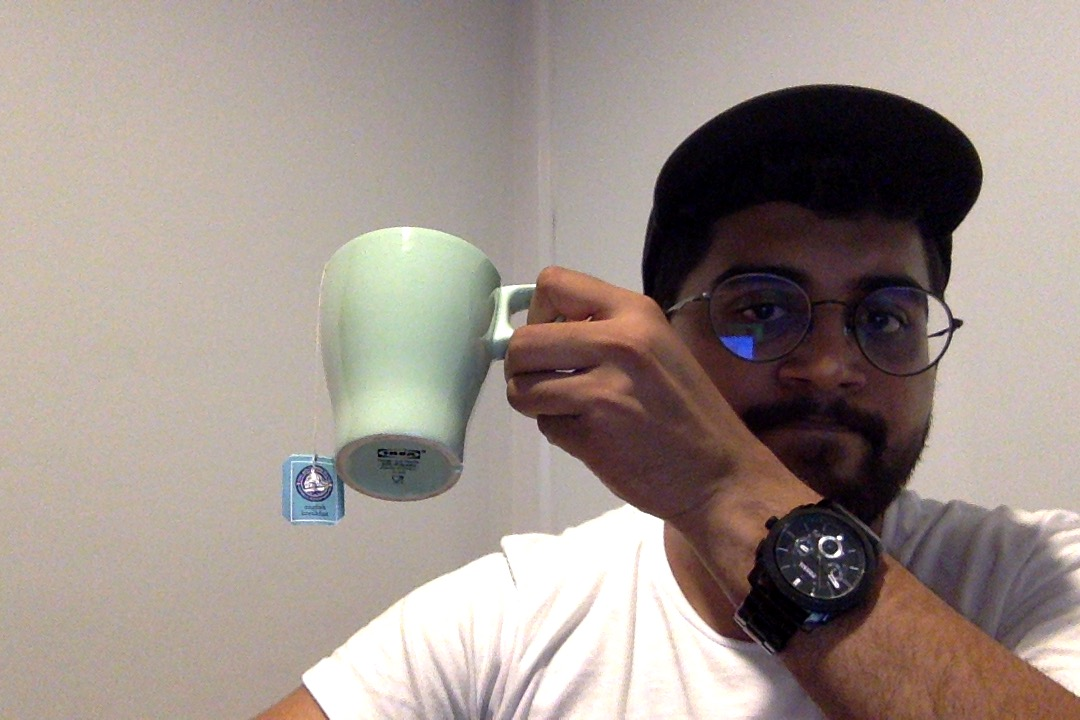
#> input picture image-cup.jpg, 1080 x 720 px, given in place of the camera
$ python ball-tracker-multiple.py   (older library calls are emulated)
#> lines starting #> are read from the running program, lines starting #| are printed output that depends on the picture; after the words box and inside, x2 and y2 are one past the last pixel; in counts of white or black regions, pixels touching at a corner belong together
### centroidtracker.py
# import the necessary packages
from scipy.spatial import distance as dist
from collections import OrderedDict
import numpy as np

class CentroidTracker():
	def __init__(self, maxDisappeared=50):
		# initialize the next unique object ID along with two ordered
		# dictionaries used to keep track of mapping a given object
		# ID to its centroid and number of consecutive frames it has
		# been marked as "disappeared", respectively
		self.nextObjectID = 0
		self.objects = OrderedDict()
		self.disappeared = OrderedDict()

		# store the number of maximum consecutive frames a given
		# object is allowed to be marked as "disappeared" until we
		# need to deregister the object from tracking
		self.maxDisappeared = maxDisappeared

	# [12 lines left out: functions register, deregister, not called in this run]

	def update(self, rects):
		# check to see if the list of input bounding box rectangles
		# is empty
		if len(rects) == 0:
			# loop over any existing tracked objects and mark them
			# as disappeared
			for objectID in self.disappeared.keys():
				self.disappeared[objectID] += 1

				# if we have reached a maximum number of consecutive
				# frames where a given object has been marked as
				# missing, deregister it
				if self.disappeared[objectID] > self.maxDisappeared:
					self.deregister(objectID)

			# return early as there are no centroids or tracking info
			# to update
			return self.objects

		# initialize an array of input centroids for the current frame
		inputCentroids = np.zeros((len(rects), 2), dtype="int")

		# loop over the bounding box rectangles
		for (i, (startX, startY, endX, endY)) in enumerate(rects):
			# use the bounding box coordinates to derive the centroid
			cX = int((startX + endX) / 2.0)
			cY = int((startY + endY) / 2.0)
			inputCentroids[i] = (cX, cY)

		# if we are currently not tracking any objects take the input
		# centroids and register each of them
		if len(self.objects) == 0:
			for i in range(0, len(inputCentroids)):
				self.register(inputCentroids[i])

		# otherwise, we are currently tracking objects so we need to
		# try to match the input centroids to existing object
		# centroids
		else:
			# grab the set of object IDs and corresponding centroids
			objectIDs = list(self.objects.keys())
			objectCentroids = list(self.objects.values())

			# compute the distance between each pair of object
			# centroids and input centroids, respectively -- our
			# goal will be to match an input centroid to an existing
			# object centroid
			D = dist.cdist(np.array(objectCentroids), inputCentroids)

			# in order to perform this matching we must (1) find the
			# smallest value in each row and then (2) sort the row
			# indexes based on their minimum values so that the row
			# with the smallest value as at the *front* of the index
			# list
			rows = D.min(axis=1).argsort()

			# next, we perform a similar process on the columns by
			# finding the smallest value in each column and then
			# sorting using the previously computed row index list
			cols = D.argmin(axis=1)[rows]

			# in order to determine if we need to update, register,
			# or deregister an object we need to keep track of which
			# of the rows and column indexes we have already examined
			usedRows = set()
			usedCols = set()

			# loop over the combination of the (row, column) index
			# tuples
			for (row, col) in zip(rows, cols):
				# if we have already examined either the row or
				# column value before, ignore it
				# val
				if row in usedRows or col in usedCols:
					continue

				# otherwise, grab the object ID for the current row,
				# set its new centroid, and reset the disappeared
				# counter
				objectID = objectIDs[row]
				self.objects[objectID] = inputCentroids[col]
				self.disappeared[objectID] = 0

				# indicate that we have examined each of the row and
				# column indexes, respectively
				usedRows.add(row)
				usedCols.add(col)

			# compute both the row and column index we have NOT yet
			# examined
			unusedRows = set(range(0, D.shape[0])).difference(usedRows)
			unusedCols = set(range(0, D.shape[1])).difference(usedCols)

			# in the event that the number of object centroids is
			# equal or greater than the number of input centroids
			# we need to check and see if some of these objects have
			# potentially disappeared
			if D.shape[0] >= D.shape[1]:
				# loop over the unused row indexes
				for row in unusedRows:
					# grab the object ID for the corresponding row
					# index and increment the disappeared counter
					objectID = objectIDs[row]
					self.disappeared[objectID] += 1

					# check to see if the number of consecutive
					# frames the object has been marked "disappeared"
					# for warrants deregistering the object
					if self.disappeared[objectID] > self.maxDisappeared:
						self.deregister(objectID)

			# otherwise, if the number of input centroids is greater
			# than the number of existing object centroids we need to
			# register each new input centroid as a trackable object
			else:
				for col in unusedCols:
					self.register(inputCentroids[col])

		# return the set of trackable objects
		return self.objects

### ball-tracker-multiple.py
# deque is a list-like data structure for fast appends and pops
from collections import deque

import numpy as np
import cv2
import imutils
import time

from centroidtracker import CentroidTracker

#-------------------------------------------------------------------------------
# Main function
#-------------------------------------------------------------------------------
if __name__ == "__main__":
    # define the lower and upper boundaries of the "green"
    # ball in the HSV color space, then initialize the
    # list of tracked points

    #12 44 202 75 165 255
    greenLower = (12, 44, 202)
    greenUpper = (75, 165, 255)
    pts = deque(maxlen=64)

    vs = cv2.VideoCapture(0)

    # allow the camera or video file to warm up
    # time.sleep(2.0)

    # initialize our centroid tracker and frame dimensions
    ct = CentroidTracker()
    (H, W) = (None, None)

    # keep looping
    while True:
        # grab the current frame
        (grabbed, frame) = vs.read()
#> frame is the input picture: shape (720, 1080, 3); mean B, G, R 138.2, 144.6, 157.2

        # if we are viewing a video and we did not grab a frame,
        # then we have reached the end of the video
        if frame is None:
            break

        # resize the frame, blur it, and convert it to the HSV
        # color space
        frame = imutils.resize(frame, width=600)
#> frame: shape (400, 600, 3)
        blurred = cv2.GaussianBlur(frame, (11, 11), 0)
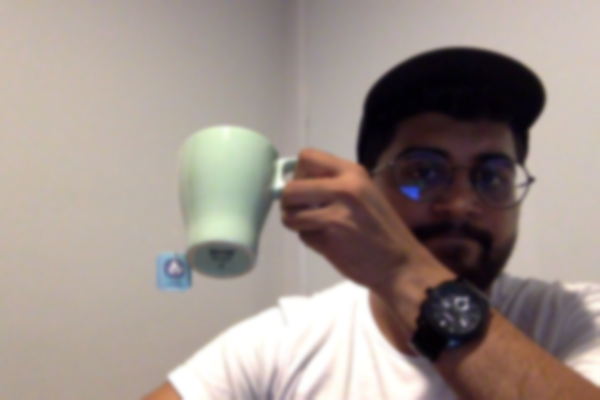
#> blurred: shape (400, 600, 3); mean B, G, R 138.2, 144.6, 157.2
        hsv = cv2.cvtColor(blurred, cv2.COLOR_BGR2HSV)
#> hsv: shape (400, 600, 3); mean H, S, V 41, 49, 158.5

        # construct a mask for the color "green", then perform
        # a series of dilations and erosions to remove any small
        # blobs left in the mask
        mask = cv2.inRange(hsv, greenLower, greenUpper)
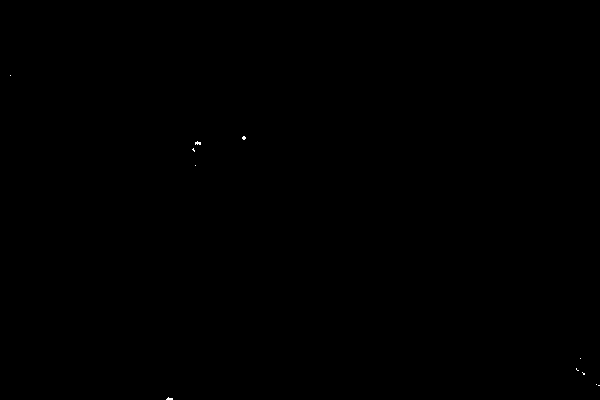
#> mask: shape (400, 600); 0.03% white in thin lines or dots, all inside (x1, y1, x2, y2) = (10, 75, 600, 400)
        mask = cv2.erode(mask, None, iterations=2)
#> mask: shape (400, 600); every value is 0
        mask = cv2.dilate(mask, None, iterations=2)

        # find contours in the mask and initialize the current
        # (x, y) center of the ball
        cnts = cv2.findContours(mask.copy(), cv2.RETR_EXTERNAL, cv2.CHAIN_APPROX_SIMPLE)
#> cnts = 0 contours
        cnts = cnts[0] if imutils.is_cv2() else cnts[1]
#> cnts = []
        center = None

        colour = 255

        # if the frame dimensions are None, grab them
        if W is None or H is None:
            (H, W) = frame.shape[:2]
#> H = 400; W = 600

        rects = []
        # only proceed if at least one contour was found
        if len(cnts) > 0:
            # find the largest contour in the mask, then use
            # it to compute the minimum enclosing circle and
            # centroid
            # c = max(cnts, key=cv2.contourArea)
            # print(cv2.contourArea(c))
            for c in cnts:
                if cv2.contourArea(c)>1000:

                    ((x, y), radius) = cv2.minEnclosingCircle(c)
                    x1,y1,w,h = cv2.boundingRect(c)
                    box = (x1, y1, x1+w, y1+h)
                    rects.append(box)

                    M = cv2.moments(c)
                    center = (int(M["m10"] / M["m00"]), int(M["m01"] / M["m00"]))

                    # only proceed if the radius meets a minimum size
                    if radius > 10:
                        # draw the circle and centroid on the frame,
                        # then update the list of tracked points
                        # cv2.circle(frame, (int(x), int(y)), int(radius),
                        #     (0, 255, 255), 2)
                        # cv2.circle(frame, center, 5, (0, 0, 255), -1)
                        cv2.rectangle(frame,(x1,y1),(x1+w,y1+h),(0,255,0),2)

        # update the points queue
        pts.appendleft(center)
        # update our centroid tracker using the computed set of bounding
        # box rectangles
        objects = ct.update(rects)

        for (objectID, centroid) in objects.items():
            # draw both the ID of the object and the centroid of the
            # object on the output frame
            text = "Obj {}".format(objectID)
            cv2.putText(frame, text, (centroid[0] - 10, centroid[1] - 10),
                cv2.FONT_HERSHEY_SIMPLEX, 0.5, (0, 0, 255), 2)
            cv2.circle(frame, (centroid[0], centroid[1]), 4, (0, 0, 255), -1)
        '''
        # loop over the set of tracked points
        for i in range(1, len(pts)):
            # if either of the tracked points are None, ignore
            # them
            if pts[i - 1] is None or pts[i] is None:
                continue

            # otherwise, compute the thickness of the line and
            # draw the connecting lines
            thickness = int(np.sqrt(64 / float(i + 1)) * 2.5)
            cv2.line(frame, pts[i - 1], pts[i], (0, 0, 255), thickness)
            colour = (colour+1)%255
        '''

        cv2.imshow("Frame", frame)
        cv2.imshow("Mask", mask)


        # observe the keypress by the user
        keypress = cv2.waitKey(1) & 0xFF
#> (key q is pressed here)

        # if the user pressed "q", then stop looping
        if keypress == ord("q"):
            break


# free up memory
vs.release()
cv2.destroyAllWindows()

$ run again, on postit.jpg
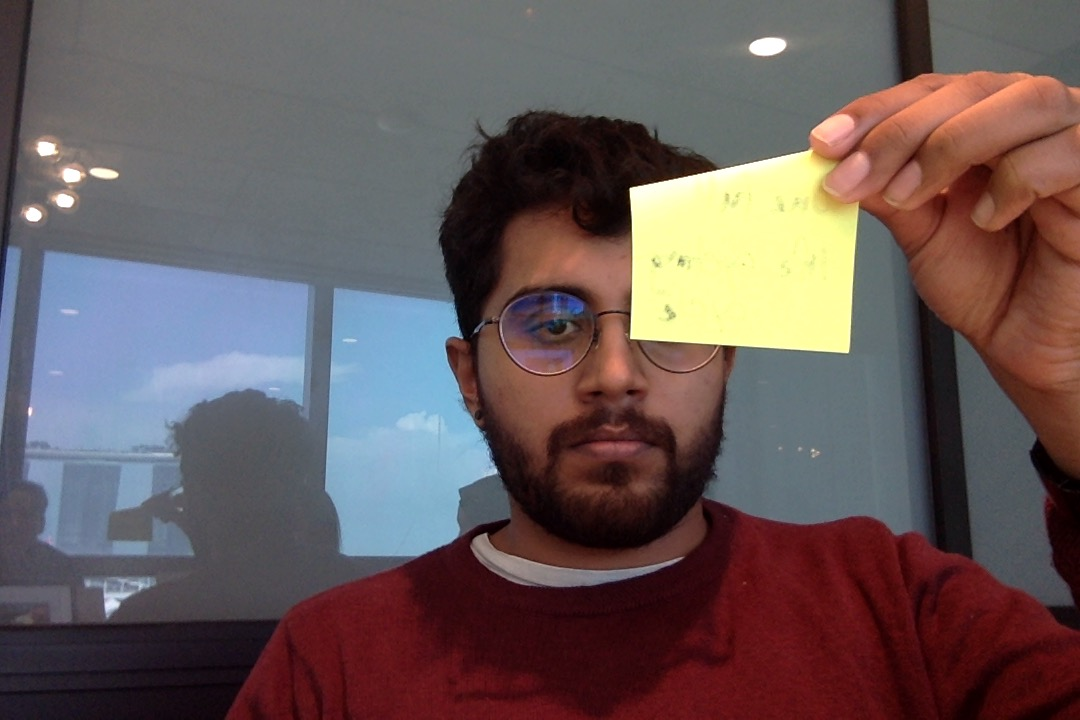
#> input picture postit.jpg, 1080 x 720 px, given in place of the camera
#> frame is the input picture: shape (720, 1080, 3); mean B, G, R 90, 89.6, 103.9
#> hsv: shape (400, 600, 3); mean H, S, V 94.2, 91.5, 115.4
#> `mask = cv2.erode(mask, None, iterations=2)`:
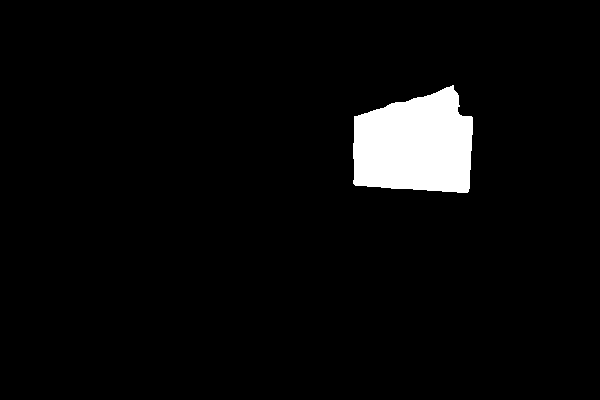
#> mask: shape (400, 600); 4.3% white; 1 white region, box (x1, y1, x2, y2) and area: (353, 85, 473, 193) 10246
#> cnts = 1 contour; box (x1, y1, x2, y2) and area: (351, 83, 475, 195) 10978
#> the loop `for c in cnts:` made 1 pass
#> (x, y, radius, x1, y1, w, h, box) on pass 1: (413.5, 144.7, 74.36, 351, 83, 124, 112, (351, 83, 475, 195))
#> after the loop `for c in cnts:`: rects = [(351, 83, 475, 195)]
#> in update, `inputCentroids = np.zeros((len(rects), 2), dtype="int")`: inputCentroids = [[0, 0]]
#> the loop in update, `for (i, (startX, startY, endX, endY)) in enumerate(rects):` made 1 pass
#> (startX, startY, endX, endY, cX, cY) on pass 1: (351, 83, 475, 195, 413, 139)
#> after the loop in update, `for (i, (startX, startY, endX, endY)) in enumerate(rects):`: inputCentroids = [[413, 139]]
#> the loop in update, `for i in range(0, len(inputCentroids)):` made 1 pass
#> objects = {0: [413, 139]}
#> the loop `for (objectID, centroid) in objects.items():` made 1 pass
#> (objectID, centroid, text) on pass 1: (0, [413, 139], 'Obj 0')
#> after the loop `for (objectID, centroid) in objects.items():`:
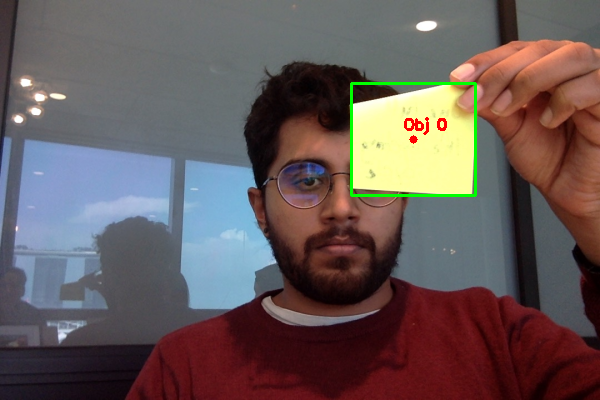
#> frame: shape (400, 600, 3); mean B, G, R 89.1, 89.9, 103
